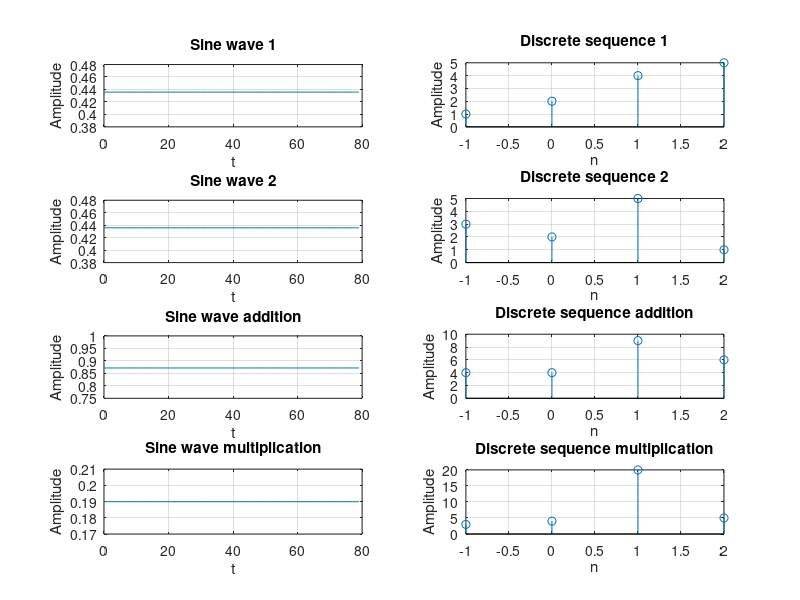

Write the MATLAB code that produced this figure.
% assignment 3 q 1
%% clear
clc;
clear all;
close all;

%% creating plots for sine waves
% set t range
t = 0:79;

% take sine waves
display(': Enter 1st sine wave properties :');
a = input('Amplitude : ');
f = input('Frequency : ');
ph = input('Phase : ') * pi/180;
y1 = a*sin(2*pi*f*t+ph);

display(' ');
display(': Enter 2nd sine wave properties :');
a = input('Amplitude : ');
f = input('Frequency : ');
ph = input('Phase : ') * pi/180;
y2 = a*sin(2*pi*f*t+ph);

% plot actual sine waves
subplot(4,2,1);
plot(t,y1);
title('Sine wave 1');
xlabel('t');
ylabel('Amplitude');
grid on;
subplot(4,2,3);
plot(t,y2);
title('Sine wave 2');
xlabel('t');
ylabel('Amplitude');
grid on;

% addition of two sine waves
y = y1 + y2;
subplot(4,2,5);
plot(t,y);
title('Sine wave addition');
xlabel('t');
ylabel('Amplitude');
grid on;

% multiplication of two sine waves
y = y1 .* y2;
subplot(4,2,7);
plot(t,y);
title('Sine wave multiplication');
xlabel('t');
ylabel('Amplitude');
grid on;

%% clearing workspace
clear all;

%% creating plots for discrete wave
% set variables
x1 = [1 2 4 5];
x2 = [3 2 5 1];
n = -1:2;

% plot original signals
subplot(4,2,2);
stem(n,x1);
title('Discrete sequence 1');
xlabel('n');
ylabel('Amplitude');
grid on;

subplot(4,2,4);
stem(n,x2);
title('Discrete sequence 2');
xlabel('n');
ylabel('Amplitude');
grid on;

% plot addition
x = x1 + x2;
subplot(4,2,6);
stem(n,x);
title('Discrete sequence addition');
xlabel('n');
ylabel('Amplitude');
grid on;

% plot multiplication
x = x1 .* x2;
subplot(4,2,8);
stem(n,x);
title('Discrete sequence multiplication');
xlabel('n');
ylabel('Amplitude');
grid on;